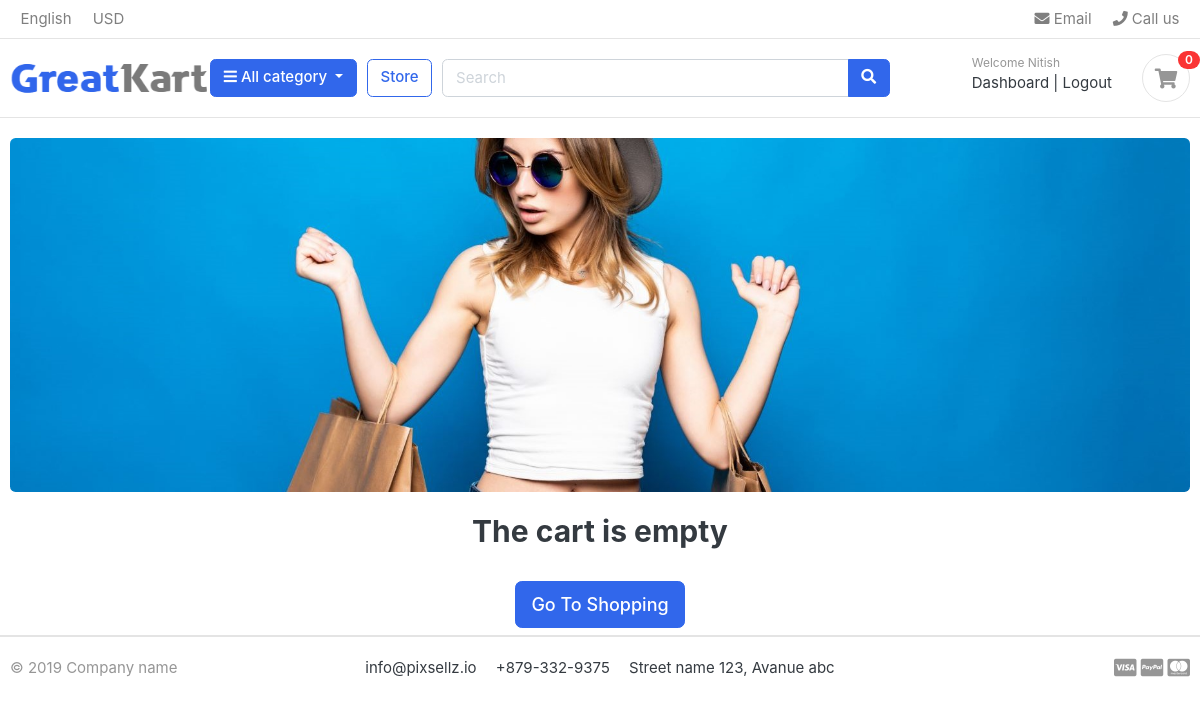
Before: /cart/ (signed in) with the older database file.
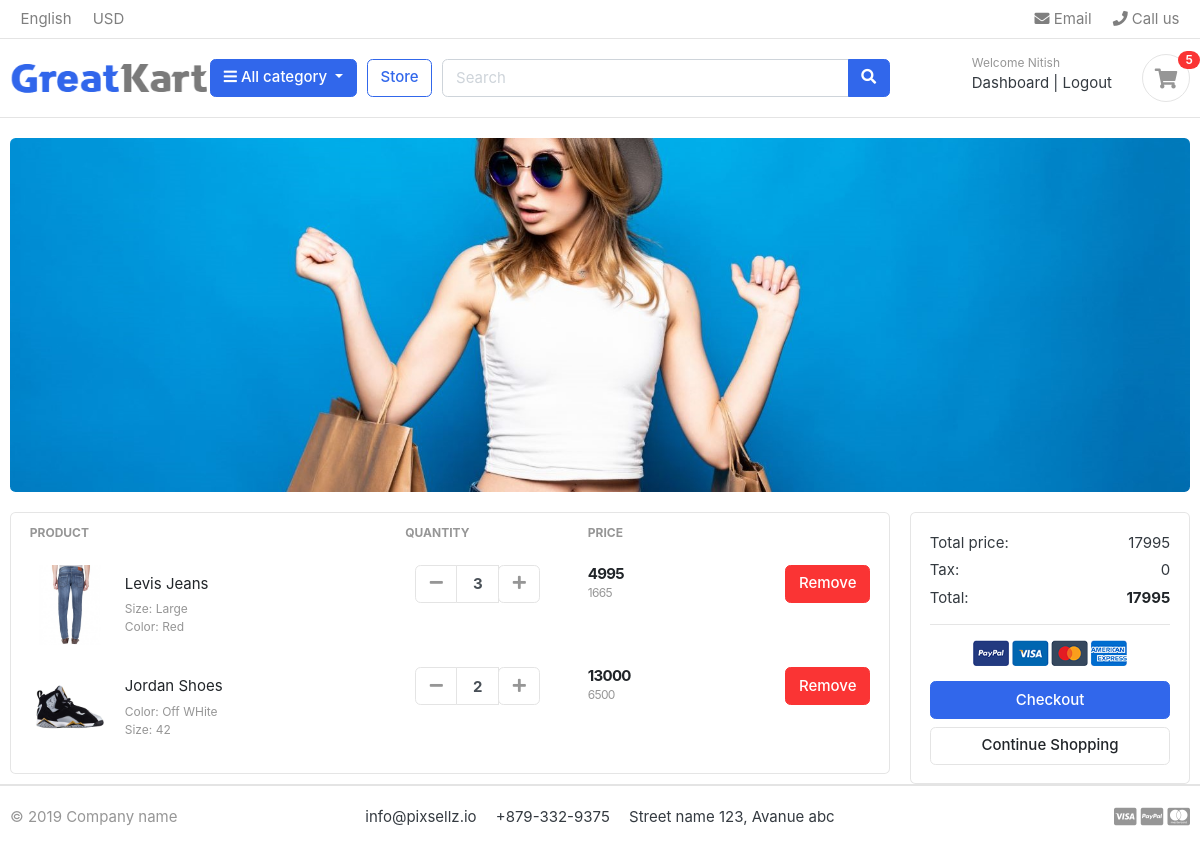
After: the same page with the newer database file.
### cart/models.py (models this page shows, shortened)
class CartItem(models.Model):
    user = models.ForeignKey(Account , on_delete=models.CASCADE, null = True)
    product = models.ForeignKey(Product , on_delete = models.CASCADE)
    variation = models.ManyToManyField(Variation , blank=True)
    cart = models.ForeignKey(Cart , on_delete = models.CASCADE ,null=True)
    quantity = models.IntegerField()
    is_active = models.BooleanField(default=True)
    def sub_total(self):
        return self.product.price*self.quantity

### store/models.py (models this page shows, shortened)
class Product(models.Model):
    product_name = models.CharField(max_length =200  , unique=True)
    slug = models.CharField(max_length=200 , unique=True)
    description = models.TextField(max_length=500 , blank=True)
    price = models.IntegerField()
    images= models.ImageField(upload_to= 'photos/products')
    stock = models.IntegerField()
    is_available = models.BooleanField(default=True)
    category = models.ForeignKey(Category ,on_delete=models.CASCADE)
    created_date = models.DateTimeField(auto_now_add=True)
    modified_date = models.DateTimeField(auto_now=True)
    def get_url(self):
        return reverse('products_by_category' ,args=[self.category.slug , self.slug])

class Variation(models.Model):
    product = models.ForeignKey(Product , on_delete=models.CASCADE)
    variation_category = models.CharField(max_length=100 , choices=variation_category_choice)
    variation_value = models.CharField(max_length =100)
    is_active = models.BooleanField(default=True)
    created_date = models.DateTimeField(auto_now=True)
    objects = VariationManager()

### cart/views.py (the view)
# urls.py: path('' , views.cart , name='cart'),
def cart(request, total =0 ,quantity =0 , cart_items=None):
    tax = (2*total)/100
    try:
        if request.user.is_authenticated:
            cart_items = CartItem.objects.filter(user=request.user , is_active=True)
        else:
            cart = Cart.objects.get(cart_id =_cart_id(request))
            cart_items = CartItem.objects.filter(cart = cart , is_active = True)
        for cart_item in cart_items:
            total += (cart_item.product.price * cart_item.quantity)
            quantity += cart_item.quantity
    except :
        pass
    context = {
        'total' : total,
        'quantity' : quantity,
        'cart_items' : cart_items,
    }
    return render(request , "store/cart.html", context)

### cart/context_processors.py (called while the page is built)
def counter(request):
    cart_count =0
    if 'admin' in request.path:
        return {
        }
    else:
        try:
            cart = Cart.objects.filter(cart_id = _cart_id(request))
            if request.user.is_authenticated:
                cart_items = CartItem.objects.filter(user = request.user)
            else:
                cart_items = CartItem.objects.all().filter(cart = cart[:1] )
            for cart in cart_items:
                cart_count += cart.quantity
        except:
            cart_count = 0
    return dict(cart_count=cart_count)

### cart/views.py (called while the page is built)
def _cart_id(request):
    cart = request.session.session_key
    if not cart:
        cart =request.session.create()
    return cart

### category/context_processors.py (called while the page is built)
def menu_links(request):
    links = Category.objects.all()
    return dict(links=links)

### category/models.py (called while the page is built)
    def get_url(self):
        return reverse('product_by_category' , args=[self.slug])

### ludhianaKoti/templates/store/cart.html (shortened to what this page needs)
{% extends 'base.html' %}
{% load static %}
{% block content %}
{% if not cart_items %}
	<h2 class="text-center">The cart is empty</h2>
	<br>
	<div class="text-center mb-2"><a href="{% url 'home' %}" class="btn btn-primary btn-lg ">Go To Shopping</a></div>
{% else %}
<div class="row">
	<aside class="col-lg-9">
<div class="card">
<table class="table table-borderless table-shopping-cart">
<thead class="text-muted">
<tr class="small text-uppercase">
  <th scope="col">Product</th>
  <th scope="col" width="120">Quantity</th>
  <th scope="col" width="120">Price</th>
  <th scope="col" class="text-right" width="200"> </th>
</tr>
</thead>
<tbody>
{% for item in cart_items %}
<tr>
	<td>
		<figure class="itemside align-items-center">
			<div class="aside"><img src="{{item.product.images.url}}" class="img-sm"></div>
			<figcaption class="info">
				<a href="{{item.product.get_url}}" class="title text-dark">{{item.product.product_name}}</a>
				<p class="text-muted small">
					{% if item.variation.all %}
						{% for var in item.variation.all %}
							{{var.variation_category | capfirst}}: {{var.variation_value | capfirst}} <br>
						{% endfor %}
					{% endif %}
				</p>
			</figcaption>
		</figure>
	</td>
	<td>
					<div class="col">
						<div class="input-group input-spinner">
							<div class="input-group-prepend">
							<a href = '{% url "remove_cart" item.product.id item.id %}' class="btn btn-light" type="button" id="button-plus"> <i class="fa fa-minus"></i> </a>
							</div>
							<input type="text" class="form-control"  value="{{item.quantity}}">
							<div class="input-group-append">
								<form action="{% url 'add_cart' item.product.id %}" method="POST">
								<button class="btn btn-light" type="submit" id="button-minus"> <i class="fa fa-plus"></i> </button>
								</form>
							</div>
						</div>
					</div>
	</td>
	<td>
		<div class="price-wrap">
			<var class="price">{{item.sub_total}}</var>
			<small class="text-muted"> {{item.product.price}} </small>
		</div>
	</td>
	<td class="text-right">
	<a href="{% url 'remove_item' item.product.id item.id %}" class="btn btn-danger"> Remove</a>
	</td>
</tr>
{% endfor %}
</tbody>
</table>
</div>
	</aside>
	<aside class="col-lg-3">
		<div class="card">
		<div class="card-body">
			<dl class="dlist-align">
			  <dt>Total price:</dt>
			  <dd class="text-right">{{ total }}</dd>
			</dl>
			<dl class="dlist-align">
			  <dt>Tax:</dt>
			  <dd class="text-right">0 </dd>
			</dl>
			<dl class="dlist-align">
			  <dt>Total:</dt>
			  <dd class="text-right text-dark b"><strong>{{ total }}</strong></dd>
			</dl>
			<hr>
			<p class="text-center mb-3">
				<img src="{% static './images/misc/payments.png' %}" height="26">
			</p>
			<a href="{% url 'checkout' %}" class="btn btn-primary btn-block"> Checkout </a>
			<a href="{% url 'store' %}" class="btn btn-light btn-block">Continue Shopping</a>
		</div>
		</div>
</aside>
</div>
</div>
{% endif %}
{% endblock %}

### ludhianaKoti/templates/includes/navbar.html (shortened to what this page needs)
{% load static %}
<header class="section-header">
    <nav class="navbar p-md-0 navbar-expand-sm navbar-light border-bottom">
    <div class="container">
      <div class="collapse navbar-collapse" id="navbarTop4">
        <ul class="navbar-nav mr-auto">
            <li class="nav-item dropdown">
                 <a href="#" class="nav-link">   English </a>
            </li>
            <li class="nav-item dropdown">
                <a href="#" class="nav-link"> USD </a>
            </li>
        </ul>
        <ul class="navbar-nav">
            <li><a href="#" class="nav-link"> <i class="fa fa-envelope"></i> Email </a></li>
            <li><a href="#" class="nav-link"> <i class="fa fa-phone"></i> Call us </a></li>
        </ul>
      </div>
    </div>
    </nav>
    <section class="header-main border-bottom">
        <div class="container">
    <div class="row align-items-center">
        <div class="col-lg-2 col-md-3 col-6">
            <a href="{% url 'home' %}" class="brand-wrap">
                <img width = 200px height = 150px class="logo" src="{% static './images/logo.png' %}">
            </a>
        </div>
        <div class="col-lg col-sm col-md col-6 flex-grow-0">
            <div class="category-wrap dropdown d-inline-block float-right">
                <button type="button" class="btn btn-primary dropdown-toggle" data-toggle="dropdown">
                    <i class="fa fa-bars"></i> All category
                </button>
            </div>
        </div>
        <a href="{% url 'store' %}" class="btn btn-outline-primary">Store</a>
        <div class="col-lg  col-md-6 col-sm-12 col">
            <form action="{% url 'search' %}" class="search" method="GET">
                <div class="input-group w-100">
                    <input type="text" class="form-control" style="width:60%;" placeholder="Search" name="keyword">
                    <div class="input-group-append">
                      <button class="btn btn-primary" type="submit">
                        <i class="fa fa-search"></i>
                      </button>
                    </div>
                </div>
            </form>
        </div>
        <div class="col-lg-3 col-sm-6 col-8 order-2 order-lg-3">
                    <div class="d-flex justify-content-end mb-3 mb-lg-0">
                        {% if user.id == None %}
                        <div class="widget-header">
                            <small class="title text-muted">Welcome guest!</small>
                            <div>
                                <a href="{% url 'login' 65 %}">Sign in</a> <span class="dark-transp"> | </span>
                                <a href="{% url 'register' %}"> Register</a>
                            </div>
                        {% else %}
                            <div class="widget-header">
                                <small class="title text-muted">Welcome {{user.first_name|capfirst}}</small>
                            <div>
                                <a href="{% url 'dashboard' %}">Dashboard</a> <span class="dark-transp"> | </span>
                                <a href="{% url 'logout' %}">Logout</a>
                            </div>
                        {% endif %}
                        </div>
                        <a href="{% url 'cart' %}" class="widget-header pl-3 ml-3">
                            <div class="icon icon-sm rounded-circle border "><i class="fa fa-shopping-cart"></i></div>
                            <span class="badge badge-pill badge-danger notify">{{cart_count}}</span>
                        </a>
                    </div>
                </div>
    </div>
        </div>
    </section>
    </header>
    <section class="section-intro padding-y-sm">
    <div class="container">
    <div class="intro-banner-wrap">
        <img  src="{% static 'images/banners/cover.jpg' %}" class="img-fluid rounded">
    </div>
    </div>
    </section>

Changed rows visible on the page:
added CartItem: product.images (picture), product.product_name "Levis Jeans", quantity "3", sub_total "4995", product.price "1665"
now on this page (row unchanged): Variation: variation_category "Size", variation_value "Large", shown under "Levis Jeans"
now on this page (row unchanged): Variation: variation_category "Color", variation_value "Red", shown under "Levis Jeans"
added CartItem: product.images (picture), product.product_name "Jordan Shoes", quantity "2", sub_total "13000", product.price "6500"
now on this page (row unchanged): Variation: variation_category "Color", variation_value "Off WHite", shown under "Jordan Shoes"
now on this page (row unchanged): Variation: variation_category "Size", variation_value "42", shown under "Jordan Shoes"
Other visible differences:
{{ cart_count }}: "0" → "5"
{{ total }}: (not shown) → "17995"
text no longer shown: "The cart is empty Go To Shopping"
text now shown: "PRODUCT QUANTITY PRICE Total price: Tax: 0 Total: Checkout Continue Shopping"
